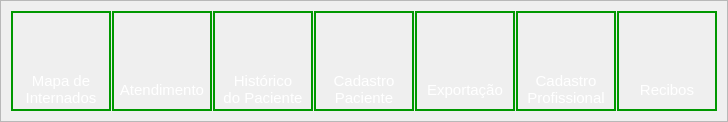
     <widget class="QFrame" name="frame">
      <property name="sizePolicy">
       <sizepolicy hsizetype="Fixed" vsizetype="Preferred">
        <horstretch>0</horstretch>
        <verstretch>0</verstretch>
       </sizepolicy>
      </property>
      <property name="minimumSize">
       <size>
        <width>0</width>
        <height>100</height>
       </size>
      </property>
      <property name="frameShape">
       <enum>QFrame::StyledPanel</enum>
      </property>
      <property name="frameShadow">
       <enum>QFrame::Raised</enum>
      </property>
      <layout class="QHBoxLayout" name="horizontalLayout">
       <property name="spacing">
        <number>1</number>
       </property>
       <property name="leftMargin">
        <number>10</number>
       </property>
       <property name="topMargin">
        <number>10</number>
       </property>
       <property name="rightMargin">
        <number>10</number>
       </property>
       <property name="bottomMargin">
        <number>10</number>
       </property>
       <item>
        <widget class="QPushButton" name="menuBtnMap">
         <property name="minimumSize">
          <size>
           <width>100</width>
           <height>100</height>
          </size>
         </property>
         <property name="maximumSize">
          <size>
           <width>100</width>
           <height>100</height>
          </size>
         </property>
         <property name="font">
          <font>
           <pointsize>11</pointsize>
          </font>
         </property>
         <property name="cursor">
          <cursorShape>PointingHandCursor</cursorShape>
         </property>
         <property name="styleSheet">
          <string notr="true">QPushButton {
	padding-top: 10px;	
	padding-bottom: 2px;
	background-image: url(:/logo/images/fi-rr-map.svg);
	background-repeat: no-repeat;
	background-position: center top;
	text-align: bottom;
	color:#ffffff;
	border: 2px solid #009800;
}
QPushButton::hover {
	background-color: rgb(68, 69, 71);
}</string>
         </property>
         <property name="text">
          <string>Mapa de 
Internados</string>
         </property>
        </widget>
       </item>
       <item>
        <widget class="QPushButton" name="menuBtnAtendimento">
         <property name="minimumSize">
          <size>
           <width>100</width>
           <height>100</height>
          </size>
         </property>
         <property name="maximumSize">
          <size>
           <width>100</width>
           <height>100</height>
          </size>
         </property>
         <property name="font">
          <font>
           <pointsize>11</pointsize>
          </font>
         </property>
         <property name="cursor">
          <cursorShape>PointingHandCursor</cursorShape>
         </property>
         <property name="styleSheet">
          <string notr="true">QPushButton {
	padding-top: 10px;	
	padding-bottom: 10px;
	background-image: url(:/logo/images/fi-rr-file-add.svg);
	background-repeat: no-repeat;
	background-position: center top;
	text-align: bottom;
	color:#ffffff;
	border: 2px solid #009800;
}

QPushButton::hover {
	background-color: rgb(68, 69, 71);
}</string>
         </property>
         <property name="text">
          <string>Atendimento</string>
         </property>
        </widget>
       </item>
       <item>
        <widget class="QPushButton" name="menuBtnHistoric">
         <property name="minimumSize">
          <size>
           <width>100</width>
           <height>100</height>
          </size>
         </property>
         <property name="maximumSize">
          <size>
           <width>100</width>
           <height>100</height>
          </size>
         </property>
         <property name="font">
          <font>
           <pointsize>11</pointsize>
          </font>
         </property>
         <property name="cursor">
          <cursorShape>PointingHandCursor</cursorShape>
         </property>
         <property name="styleSheet">
          <string notr="true">QPushButton {
	padding-top: 10px;	
	padding-bottom: 2px;
	background-image: url(:/logo/images/fi-rr-database.svg);
	background-repeat: no-repeat;
	background-position: center top;
	text-align: bottom;
	color:#ffffff;
	border: 2px solid #009800;
}

QPushButton::hover {
	background-color: rgb(68, 69, 71);
}</string>
         </property>
         <property name="text">
          <string>Histórico
do Paciente</string>
         </property>
        </widget>
       </item>
       <item>
        <widget class="QPushButton" name="menuBtnPatient">
         <property name="minimumSize">
          <size>
           <width>100</width>
           <height>100</height>
          </size>
         </property>
         <property name="maximumSize">
          <size>
           <width>100</width>
           <height>100</height>
          </size>
         </property>
         <property name="font">
          <font>
           <pointsize>11</pointsize>
          </font>
         </property>
         <property name="cursor">
          <cursorShape>PointingHandCursor</cursorShape>
         </property>
         <property name="styleSheet">
          <string notr="true">QPushButton {
	padding-top: 10px;	
	padding-bottom: 2px;
	background-image: url(:/logo/images/fi-rr-user.svg);
	background-repeat: no-repeat;
	background-position: center top;
	text-align: bottom;
	color:#ffffff;
	border: 2px solid #009800;
}

QPushButton::hover {
	background-color: rgb(68, 69, 71);
}</string>
         </property>
         <property name="text">
          <string>Cadastro
Paciente</string>
         </property>
        </widget>
       </item>
       <item>
        <widget class="QPushButton" name="menuBtnExport">
         <property name="minimumSize">
          <size>
           <width>100</width>
           <height>100</height>
          </size>
         </property>
         <property name="maximumSize">
          <size>
           <width>100</width>
           <height>100</height>
          </size>
         </property>
         <property name="font">
          <font>
           <pointsize>11</pointsize>
          </font>
         </property>
         <property name="cursor">
          <cursorShape>PointingHandCursor</cursorShape>
         </property>
         <property name="styleSheet">
          <string notr="true">QPushButton {
	padding-top: 10px;	
	padding-bottom: 10px;
	background-image: url(:/logo/images/fi-rr-data-transfer.svg);
	background-repeat: no-repeat;
	background-position: center top;
	text-align: bottom;
	color:#ffffff;
	border: 2px solid #009800;
}

QPushButton::hover {
	background-color: rgb(68, 69, 71);
}</string>
         </property>
         <property name="text">
          <string>Exportação</string>
         </property>
        </widget>
       </item>
       <item>
        <widget class="QPushButton" name="menuBtnRegister">
         <property name="minimumSize">
          <size>
           <width>100</width>
           <height>100</height>
          </size>
         </property>
         <property name="maximumSize">
          <size>
           <width>100</width>
           <height>100</height>
          </size>
         </property>
         <property name="font">
          <font>
           <pointsize>11</pointsize>
          </font>
         </property>
         <property name="cursor">
          <cursorShape>PointingHandCursor</cursorShape>
         </property>
         <property name="styleSheet">
          <string notr="true">QPushButton {
	padding-top: 10px;	
	padding-bottom: 2px;
	background-image: url(:/logo/images/fi-rr-user-add.svg);
	background-repeat: no-repeat;
	background-position: center top;
	text-align: bottom;
	color:#ffffff;
	border: 2px solid #009800;
}

QPushButton::hover {
	background-color: rgb(68, 69, 71);
}</string>
         </property>
         <property name="text">
          <string>Cadastro
Profissional</string>
         </property>
        </widget>
       </item>
       <item>
        <widget class="QPushButton" name="menuBtnRecibo">
         <property name="minimumSize">
          <size>
           <width>100</width>
           <height>100</height>
          </size>
         </property>
         <property name="maximumSize">
          <size>
           <width>100</width>
           <height>100</height>
          </size>
         </property>
         <property name="font">
          <font>
           <pointsize>11</pointsize>
          </font>
         </property>
         <property name="cursor">
          <cursorShape>PointingHandCursor</cursorShape>
         </property>
         <property name="styleSheet">
          <string notr="true">QPushButton {
	padding-top: 10px;	
	padding-bottom: 10px;
	background-image: url(:/logo/images/fi-rr-document.svg);
	background-repeat: no-repeat;
	background-position: center top;
	text-align: bottom;
	color:#ffffff;
	border: 2px solid #009800;
}

QPushButton::hover {
	background-color: rgb(68, 69, 71);
}</string>
         </property>
         <property name="text">
          <string>Recibos</string>
         </property>
        </widget>
       </item>
      </layout>
     </widget>
